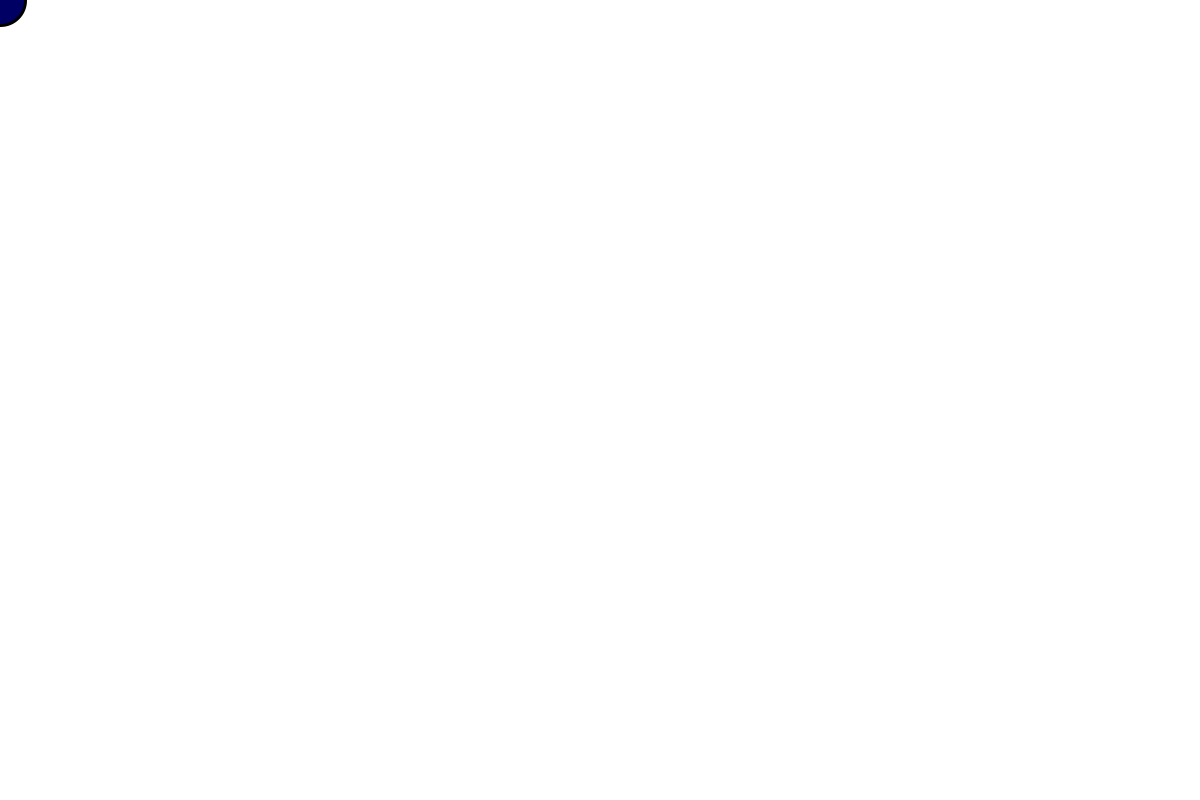
Frame 1 (no input)
Frame 60 (the mouse pressed at the canvas centre just before this capture): identical to frame 1, image omitted
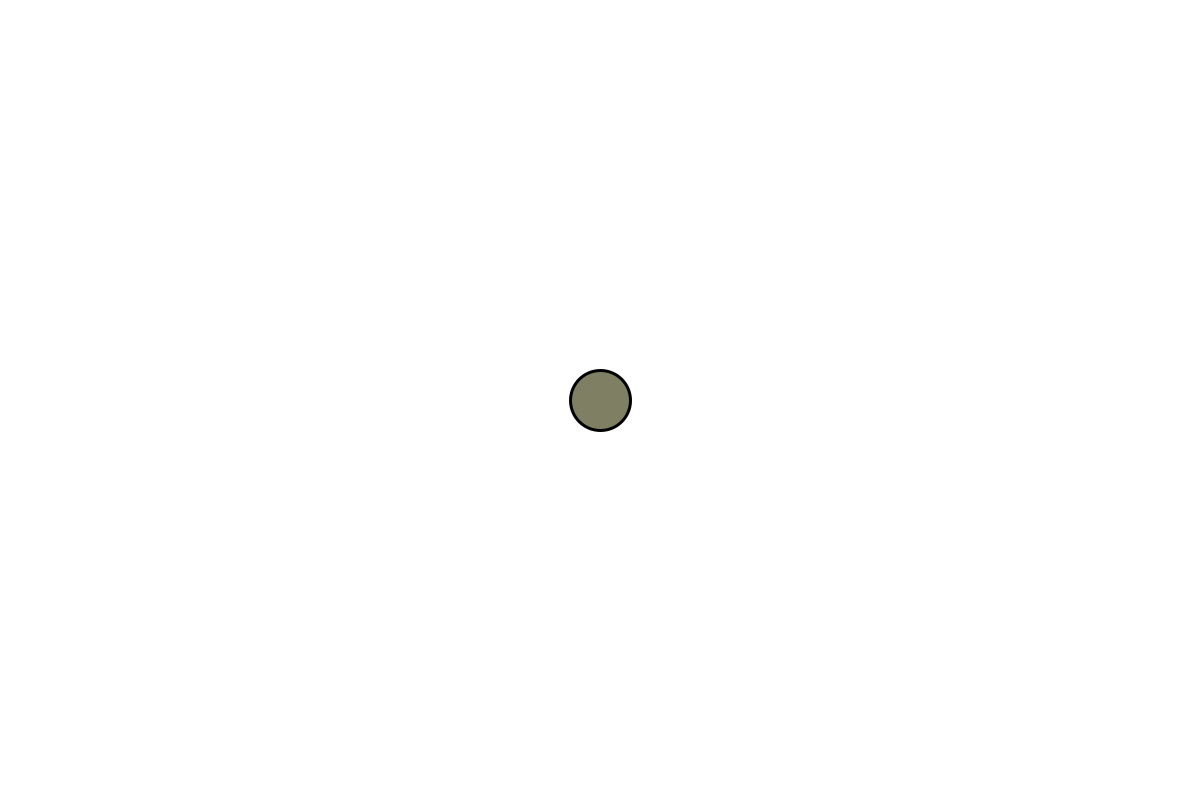
Frame 120 (the mouse held since frame 60 and released just before this capture)

The Processing sketch that drew these frames (run headless with seeded random() and noise(); from frame 60 on, the mouse is pressed at the canvas centre):

// Processing sketch: test_intaktiver_Farbball
// ── test_intaktiver_Farbball.pde
int ballgroesse = 50;
int ballfarbeRot = 100;
int ballfarbeGruen = 100;

void setup() {
  size(1200, 800);
  
  stroke(0);
  strokeWeight(3);
}



// Ball folgt dem Mauszeiger und veräändert seine Farbe
void draw() {
  background(255);
  ballfarbeRot = mouseX * 255 / width;
  ballfarbeGruen = mouseY * 255 / height;


  fill(ballfarbeRot, ballfarbeGruen, 100);
  ellipse(mouseX, mouseY, ballgroesse, ballgroesse);
}

// Ball wird bei Mausklick größer,
void mousePressed() {
  ballgroesse += 10;
}
// Ball wird bei Tstendruck zurückgesetzt
void keyPressed() {
  ballgroesse = 50;
} 
